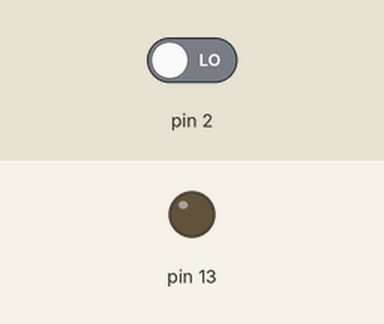
Recording of a sketch running on a simulated Arduino Uno, built with avr-gcc and run on an emulated ATmega328P. On the bench: output pins drawn as LEDs (lit = HIGH). Inputs (shaded band) come from the test bench; at power-on: pin 2 LOW.

Above: at 1.2 s.
1.3 s: pin 2 driven HIGH
At 2.5 s:
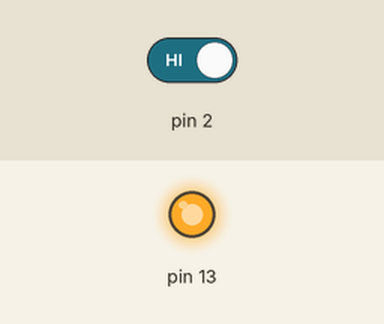
2.8 s: pin 2 driven LOW
At 3.7 s:
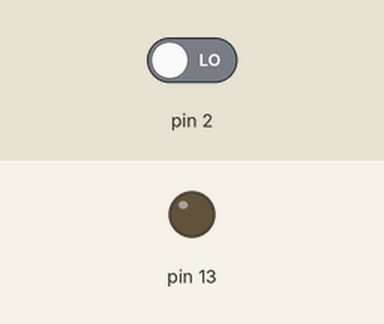
Timing chart, 0 to 5.8 s (numbered marks = the images above; inputs shaded):
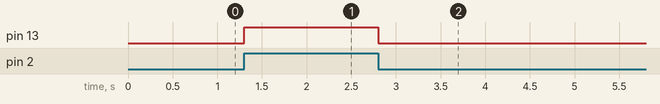

Measured:
- after the input at 1.3 s, pin 13: LOW → HIGH at once
- after the input at 2.8 s, pin 13: HIGH → LOW at once

The sketch:

03-buton-led.ino
```cpp
void setup() { pinMode(2, INPUT); pinMode(13, OUTPUT); }
void loop() {
  if (digitalRead(2) == HIGH) digitalWrite(13, HIGH);
  else digitalWrite(13, LOW);
}
```
